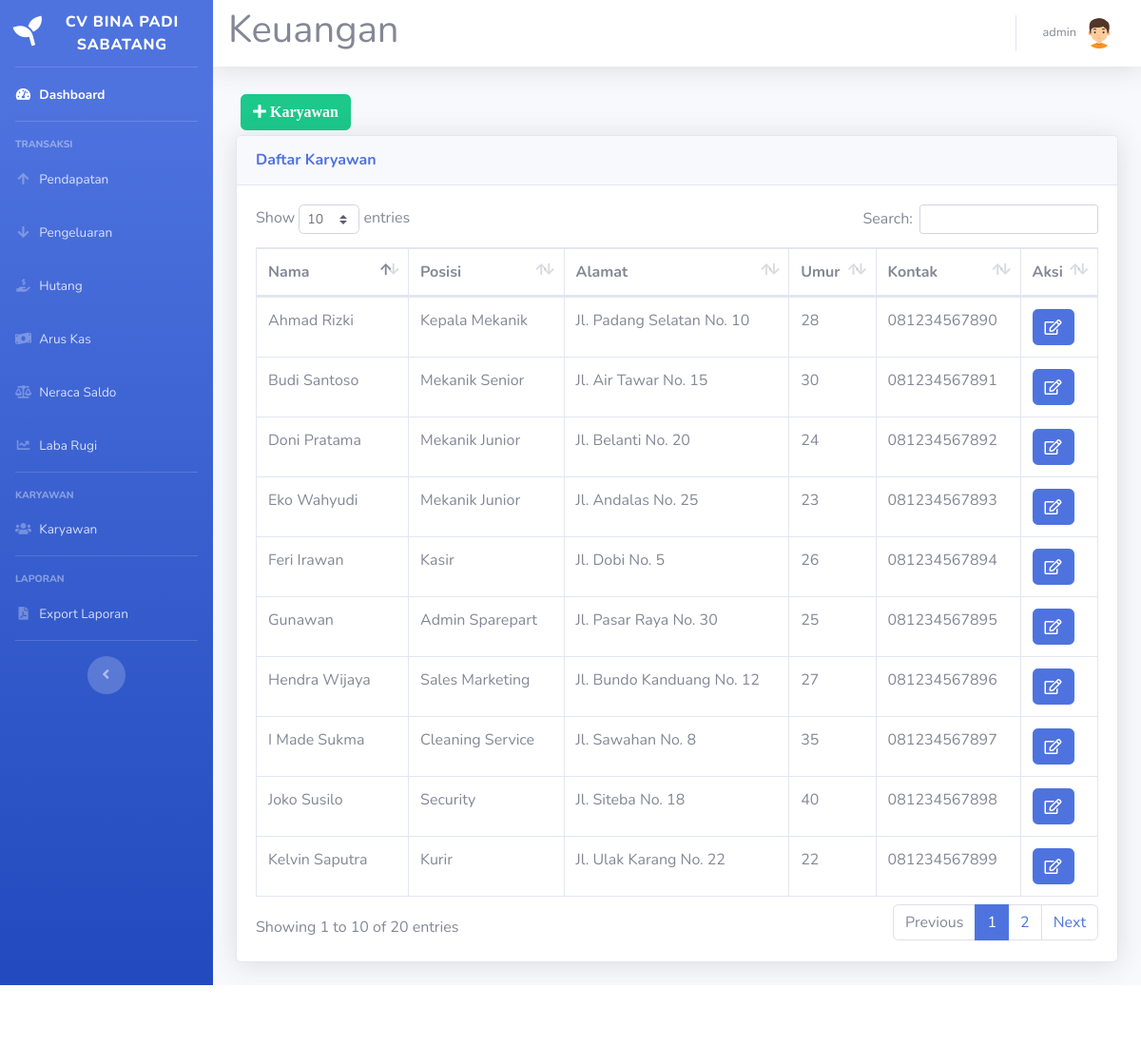
Screenshot of /karyawan.php (signed in) with the database file from the repository.
### tables this page shows
CREATE TABLE `karyawan` (
  `id_karyawan` int(11) NOT NULL,
  `nama` varchar(40) NOT NULL,
  `posisi` varchar(40) NOT NULL,
  `alamat` varchar(40) NOT NULL,
  `umur` int(11) NOT NULL,
  `kontak` varchar(40) NOT NULL
);

### karyawan.php (the view, shortened to what this page needs)
<!DOCTYPE html>
<html lang="en">
<head>
  <link href="vendor/fontawesome-free/css/all.min.css" rel="stylesheet" type="text/css">
  <link href="css/sb-admin-2.min.css" rel="stylesheet">
  <link href="vendor/datatables/dataTables.bootstrap4.min.css" rel="stylesheet">
</head>
<body id="page-top">
  <?php require 'koneksi.php'; ?>
  <?php require 'sidebar.php'; ?>
  <div id="content">
    <?php require 'navbar.php'; ?>
    <div class="container-fluid">
      <button type="button" class="btn btn-success" style="margin:5px" data-toggle="modal" data-target="#myModalTambah"><i class="fa fa-plus"> Karyawan</i></button><br>
      <div class="card shadow mb-4">
        <div class="card-header py-3">
          <h6 class="m-0 font-weight-bold text-primary">Daftar Karyawan</h6>
        </div>
        <div class="card-body">
          <div class="table-responsive">
            <table class="table table-bordered" id="dataTable" width="100%" cellspacing="0">
              <thead>
                <tr>
                  <th>Nama</th>
                  <th>Posisi</th>
                  <th>Alamat</th>
                  <th>Umur</th>
                  <th>Kontak</th>
                  <th>Aksi</th>
                </tr>
              </thead>
              <tbody>
                <?php
                $query = mysqli_query($koneksi, "SELECT * FROM karyawan");
                while ($data = mysqli_fetch_assoc($query)) {
                ?>
                  <tr>
                    <td><?= $data['nama'] ?></td>
                    <td><?= $data['posisi'] ?></td>
                    <td><?= $data['alamat'] ?></td>
                    <td><?= $data['umur'] ?></td>
                    <td><?= $data['kontak'] ?></td>
                    <td>
                      <a href="#" type="button" class="fa fa-edit btn btn-primary btn-md" data-toggle="modal" data-target="#myModal<?php echo $data['id_karyawan']; ?>"></a>
                    </td>
                  </tr>
                <?php } ?>
              </tbody>
            </table>
          </div>
        </div>
      </div>
    </div>
  </div>
</div>
  </div>
  <?php require 'footer.php' ?>
</body>
</html>

### rows the page displays
karyawan: nama "Ahmad Rizki", posisi "Kepala Mekanik", alamat "Jl. Padang Selatan No. 10", umur "28", kontak "081234567890"
karyawan: nama "Budi Santoso", posisi "Mekanik Senior", alamat "Jl. Air Tawar No. 15", umur "30", kontak "081234567891"
karyawan: nama "Doni Pratama", posisi "Mekanik Junior", alamat "Jl. Belanti No. 20", umur "24", kontak "081234567892"
karyawan: nama "Eko Wahyudi", posisi "Mekanik Junior", alamat "Jl. Andalas No. 25", umur "23", kontak "081234567893"
karyawan: nama "Feri Irawan", posisi "Kasir", alamat "Jl. Dobi No. 5", umur "26", kontak "081234567894"
karyawan: nama "Gunawan", posisi "Admin Sparepart", alamat "Jl. Pasar Raya No. 30", umur "25", kontak "081234567895"
karyawan: nama "Hendra Wijaya", posisi "Sales Marketing", alamat "Jl. Bundo Kanduang No. 12", umur "27", kontak "081234567896"
karyawan: nama "I Made Sukma", posisi "Cleaning Service", alamat "Jl. Sawahan No. 8", umur "35", kontak "081234567897"
karyawan: nama "Joko Susilo", posisi "Security", alamat "Jl. Siteba No. 18", umur "40", kontak "081234567898"
karyawan: nama "Kelvin Saputra", posisi "Kurir", alamat "Jl. Ulak Karang No. 22", umur "22", kontak "081234567899"

### other values shown
$_SESSION['nama'] "admin"
